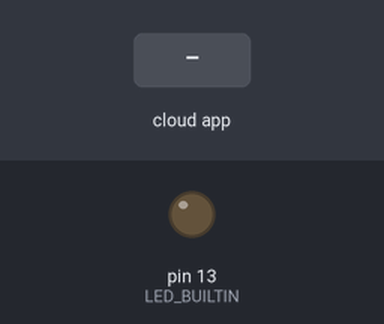
Simulated run of this sketch. Board: Arduino Uno, built with avr-gcc and run on an emulated ATmega328P. Shown: output pins drawn as LEDs (lit = HIGH). Dashed ring = blinking. The inputs (shaded band) are chosen by the test bench. The ROS host is connected and sends only what is stated.

Above: at 1.2 s.
1.3 s: the phone or cloud app sets blink_led to 0
At 1.7 s:
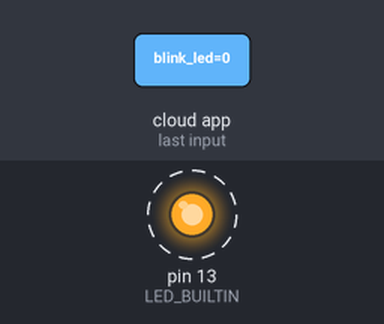
4.3 s: the phone or cloud app sets blink_led to 1
At 7.5 s:
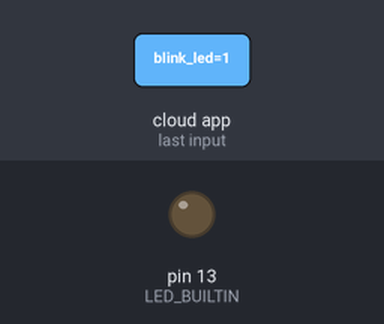
Timing chart, 0 to 9.0 s (numbered marks = the images above; inputs shaded):
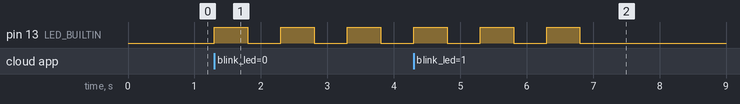

Measured:
- after the input at 1.3 s, pin 13 (LED_BUILTIN): alternates HIGH for 0.50 s and LOW for 0.50 s, starting at once
- after the input at 4.3 s, pin 13 (LED_BUILTIN): alternates HIGH for 0.50 s and LOW for 0.50 s, 6 changes in all, then stays LOW, starting at once

The sketch:

arduino.ino
```cpp
#include <ros.h>
#include <std_msgs/Empty.h>

ros::NodeHandle  nh;

void blink(int led, int mil) {

  digitalWrite(led, HIGH);
  delay(mil);
  digitalWrite(led, LOW);
  delay(mil);

}

void messageCb( const std_msgs::Empty& toggle_msg){
  blink(LED_BUILTIN, 500);
  blink(LED_BUILTIN, 500);
  blink(LED_BUILTIN, 500);
}

ros::Subscriber<std_msgs::Empty> sub("blink_led", &messageCb );

void setup()
{
  pinMode(LED_BUILTIN, OUTPUT);
  nh.initNode();
  nh.subscribe(sub);
}

void loop()
{
  nh.spinOnce();
  delay(1);
}
```
